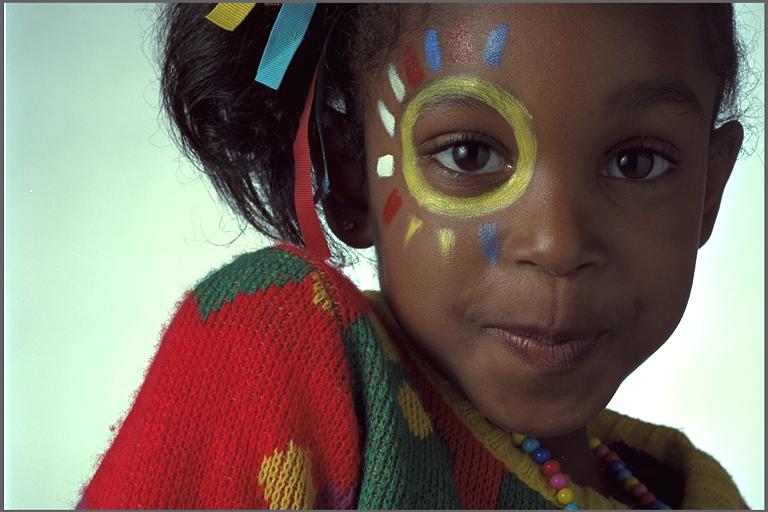
#> input picture image.png, 768 x 512 px
$ python lesson2.py
#> lines starting #> are read from the running program, lines starting #| are printed output that depends on the picture
import cv2
import numpy as np
from matplotlib import pyplot as plt

img = cv2.imread('image.png', cv2.IMREAD_GRAYSCALE)
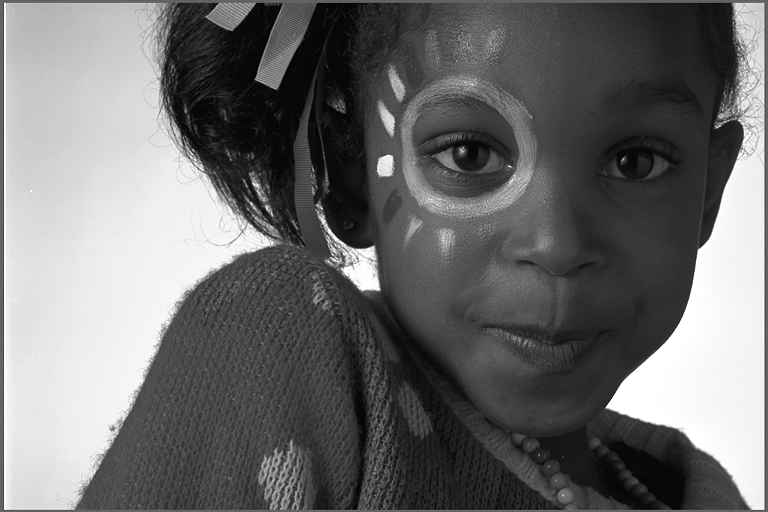
#> img: shape (512, 768); min 0, max 255, mean 108.4
# cv2.imshow('image', img)

plt.imshow(img, cmap='gray', interpolation='bicubic')
plt.plot([100, 200], [200, 300], 'r', linewidth=5)
plt.show()
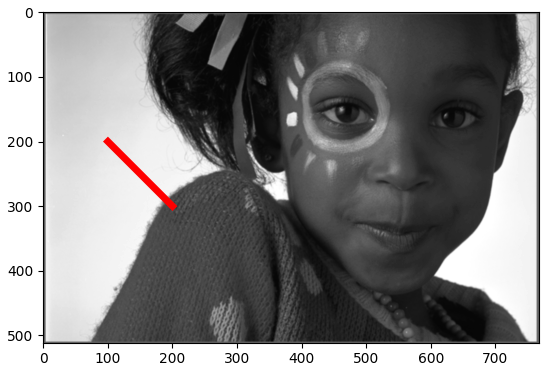
#> figure drawn by matplotlib, 1 panel

cv2.imwrite('imgout.png', img)

# cv2.waitKey(0)
# cv2.destroyAllWindows()
